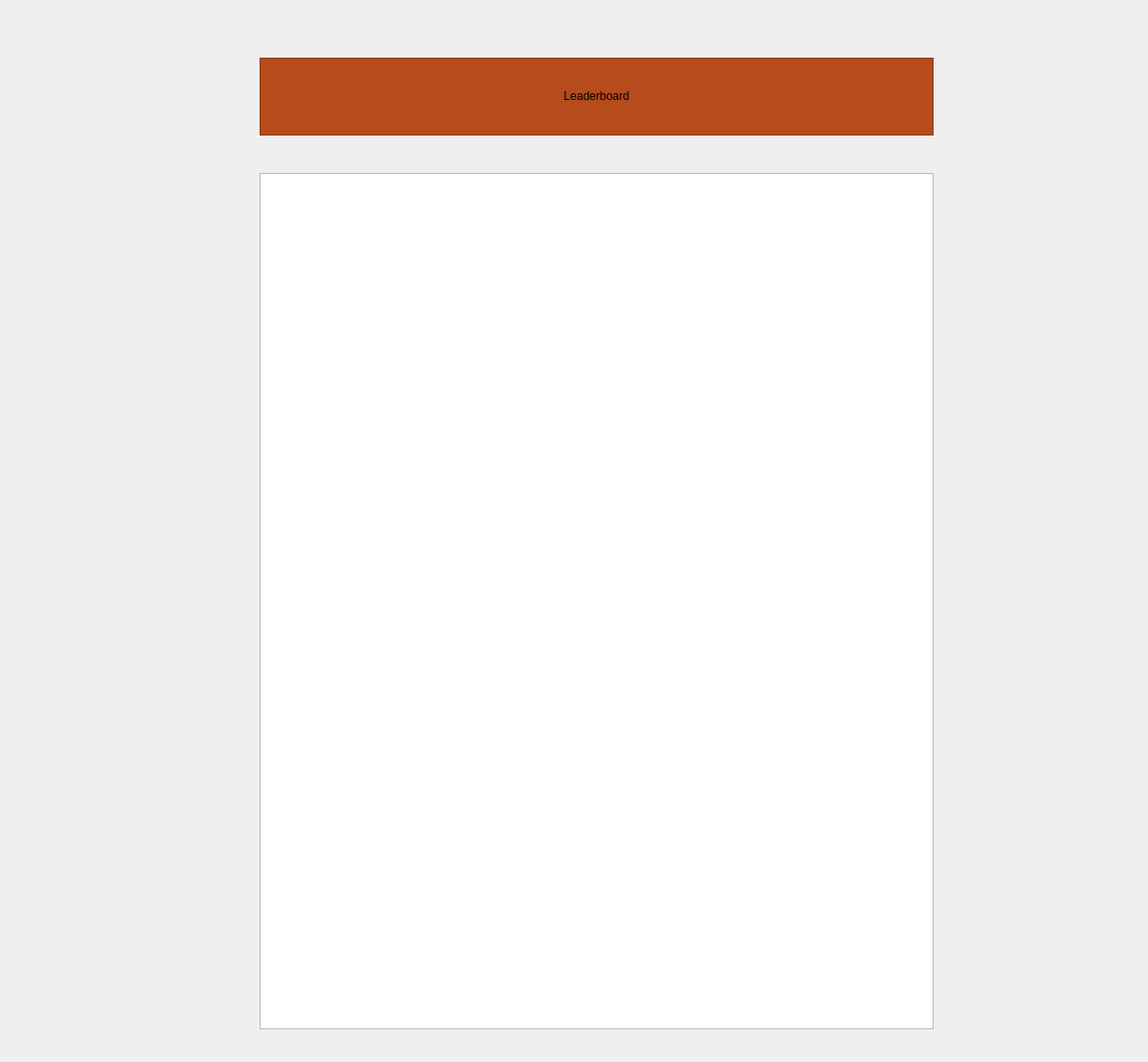
<?xml version="1.0" encoding="UTF-8"?>
<ui version="4.0">
 <class>Frame</class>
 <widget class="QFrame" name="Frame">
  <property name="geometry">
   <rect>
    <x>0</x>
    <y>0</y>
    <width>1194</width>
    <height>1105</height>
   </rect>
  </property>
  <property name="windowTitle">
   <string>Frame</string>
  </property>
  <widget class="QLabel" name="label">
   <property name="geometry">
    <rect>
     <x>270</x>
     <y>60</y>
     <width>701</width>
     <height>81</height>
    </rect>
   </property>
   <property name="styleSheet">
    <string notr="true">font: 35pt &quot;Academy Engraved LET&quot;;
background-color: rgb(182, 75, 28);</string>
   </property>
   <property name="frameShape">
    <enum>QFrame::StyledPanel</enum>
   </property>
   <property name="lineWidth">
    <number>10</number>
   </property>
   <property name="text">
    <string>Leaderboard</string>
   </property>
   <property name="textFormat">
    <enum>Qt::RichText</enum>
   </property>
   <property name="scaledContents">
    <bool>false</bool>
   </property>
   <property name="alignment">
    <set>Qt::AlignCenter</set>
   </property>
   <property name="margin">
    <number>10</number>
   </property>
   <property name="indent">
    <number>5</number>
   </property>
  </widget>
  <widget class="QListView" name="listView">
   <property name="geometry">
    <rect>
     <x>270</x>
     <y>180</y>
     <width>701</width>
     <height>891</height>
    </rect>
   </property>
   <property name="horizontalScrollBarPolicy">
    <enum>Qt::ScrollBarAlwaysOff</enum>
   </property>
   <property name="layoutMode">
    <enum>QListView::SinglePass</enum>
   </property>
   <property name="gridSize">
    <size>
     <width>2</width>
     <height>32</height>
    </size>
   </property>
  </widget>
 </widget>
 <resources/>
 <connections/>
</ui>
